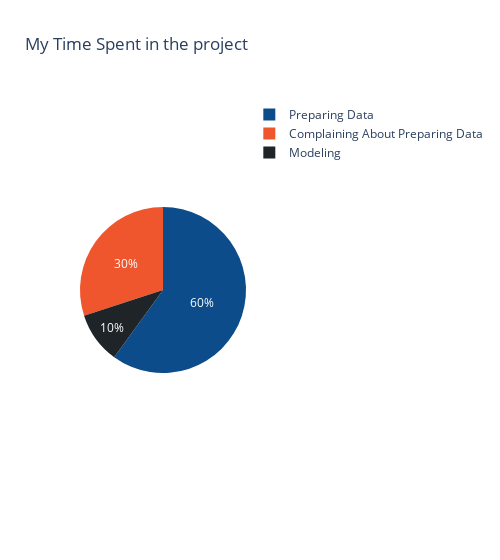

The code cell stored with this chart in its notebook:
### Code cell
import pandas as pd

# want to have a dataset with 3 values "Practicing", "Not Practicing", "Not Sure" and 3 percentages to be able to draw a cake
df = pd.DataFrame({
    'values': [60, 30, 10],
    'labels': ['Preparing Data', 'Complaining About Preparing Data', 'Modeling']
})

import plotly.express as px
colors = ['#0c4c8b', '#ef562d', '#1f2429']
fig = px.pie(df, values='values', names='labels', title='My Time Spent in the project', width=500, color_discrete_sequence=colors )
fig.show()

### Figure 1 — Plotly figure (JSON) as saved in the notebook; plotly's stock layout.template omitted (floating-point values rounded to 4 significant figures)
{"data": [{"domain": {"x": [0, 1], "y": [0, 1]}, "hovertemplate": "labels=%{label}<br>value=%{value}<extra></extra>", "labels": ["Preparing Data", "Complaining About Preparing Data", "Modeling"], "legendgroup": "", "name": "", "showlegend": true, "type": "pie", "values": [60, 30, 10]}], "layout": {"legend": {"tracegroupgap": 0}, "piecolorway": ["#0c4c8b", "#ef562d", "#1f2429"], "title": {"text": "My Time Spent in the project"}, "width": 500}}
